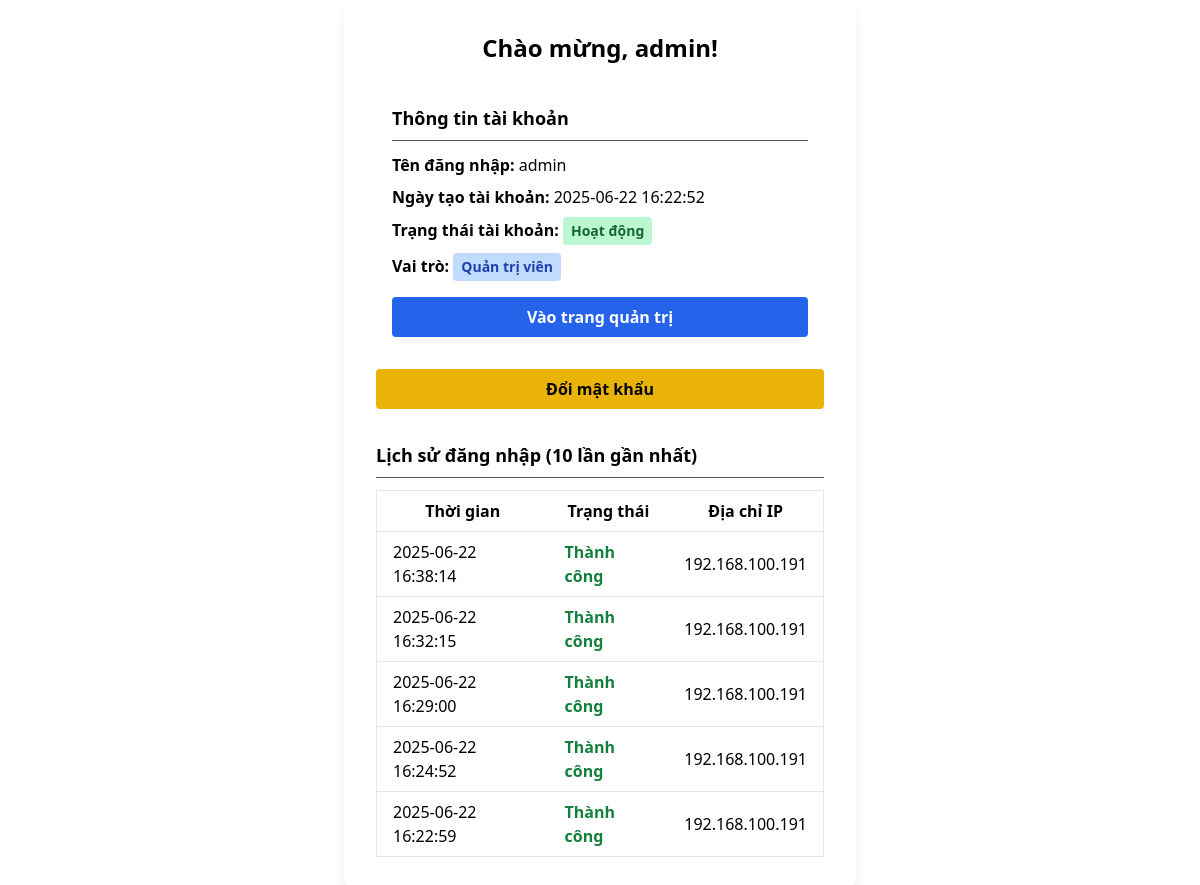
Page /dashboard (signed in) on the earlier database version.
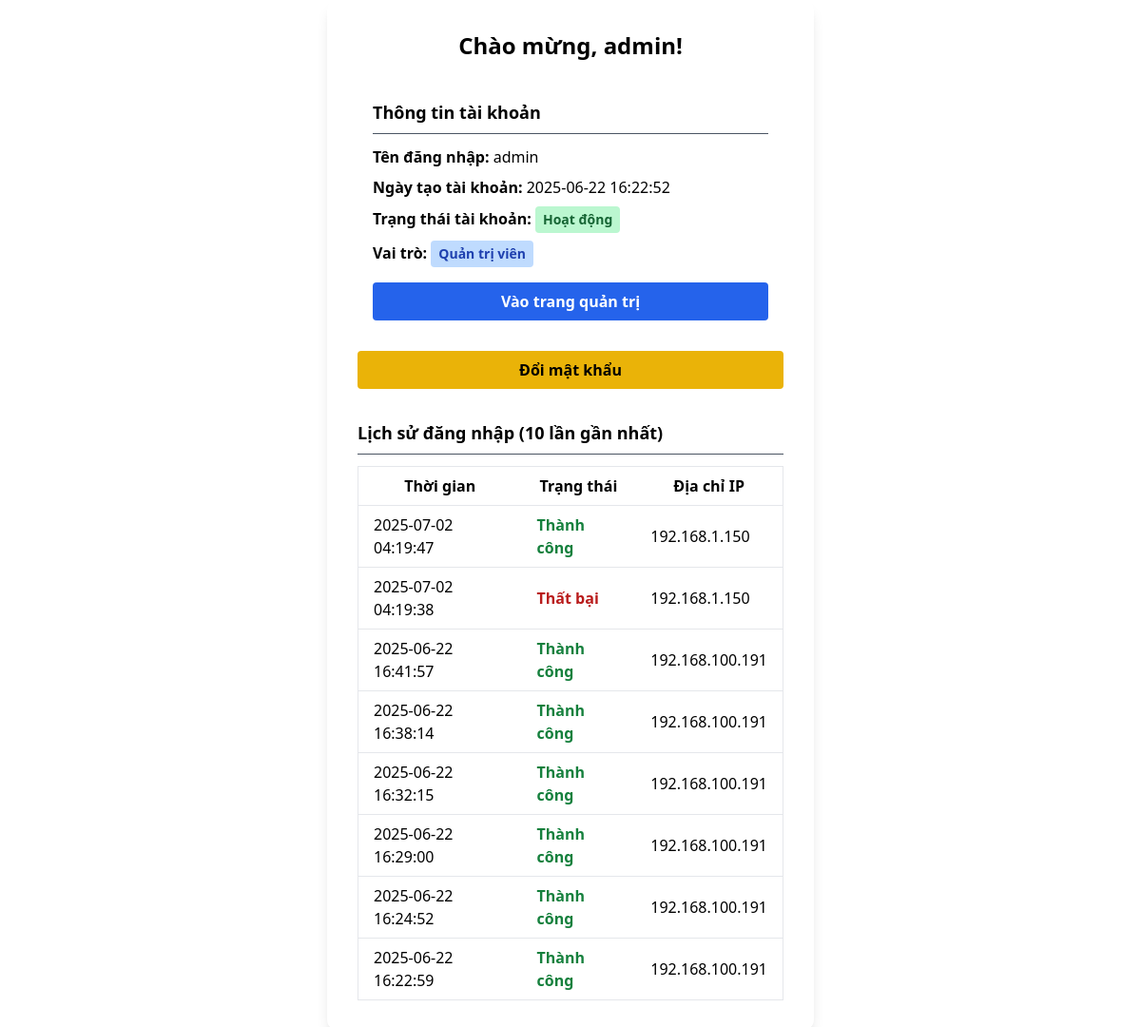
Same page on the later database version.
### app.py (models this page shows)
class LoginLog(db.Model):
    id = db.Column(db.Integer, primary_key=True)
    username = db.Column(db.String(50), nullable=False)
    success = db.Column(db.Boolean, default=False)
    timestamp = db.Column(db.DateTime, default=datetime.utcnow)
    ip_address = db.Column(db.String(50))

### app.py (the view)
@app.route('/dashboard')
@login_required
def dashboard():
    user = User.query.filter_by(username=session['username']).first()
    login_logs = LoginLog.query.filter_by(username=user.username).order_by(LoginLog.timestamp.desc()).limit(10).all()
    return render_template('dashboard.html', user=user, login_logs=login_logs)

### app.py (called while the page is built)
def login_required(f):
    @wraps(f)
    def decorated(*args, **kwargs):
        if 'username' not in session:
            flash('Vui lòng đăng nhập.', 'danger')
            return redirect(url_for('login'))
        return f(*args, **kwargs)
    return decorated

### templates/dashboard.html (shortened to what this page needs)
<!DOCTYPE html>
<html lang="en">
<head>
  <script src="https://cdn.tailwindcss.com"></script>
</head>
<body class="bg-white text-black min-h-screen flex items-center justify-center">
  <div class="bg-grey-900 p-8 rounded-xl shadow-lg max-w-lg w-full">
    <h2 class="text-2xl font-bold text-center mb-6">Chào mừng, {{ user.username }}!</h2>
    <div class="bg-grey-800 rounded-xl p-4">
      <h3 class="text-lg font-semibold mb-3 border-b border-gray-600 pb-2">Thông tin tài khoản</h3>
      <p class="mb-2"><strong>Tên đăng nhập:</strong> {{ user.username }}</p>
      <p class="mb-2"><strong>Ngày tạo tài khoản:</strong> {{ user.created_at.strftime('%Y-%m-%d %H:%M:%S') }}</p>
      <p class="mb-2"><strong>Trạng thái tài khoản:</strong>
        {% if user.is_locked %}
        <span class="inline-block px-2 py-1 text-sm font-semibold text-red-800 bg-red-200 rounded">Bị khóa</span>
        {% else %}
        <span class="inline-block px-2 py-1 text-sm font-semibold text-green-800 bg-green-200 rounded">Hoạt động</span>
        {% endif %}
      </p>
      {% if user.is_admin %}
      <p class="mb-2"><strong>Vai trò:</strong>
        <span
          class="inline-block px-2 py-1 text-sm font-semibold text-blue-800 bg-blue-200 rounded">Quản trị viên</span>
      </p>
      <a href="{{ url_for('admin_dashboard') }}"
        class="mt-2 inline-block w-full text-center bg-blue-600 hover:bg-blue-700 text-white font-semibold py-2 px-4 rounded transition">
        Vào trang quản trị
      </a>
      {% endif %}
    </div>
    <div class="mt-4">
      <a href="{{ url_for('change_password') }}"
        class="w-full inline-block text-center bg-yellow-500 hover:bg-yellow-600 text-black font-semibold py-2 px-4 rounded transition">
        Đổi mật khẩu
      </a>
    </div>
    <div class="mt-8">
      <h3 class="text-lg font-semibold mb-3 border-b border-gray-600 pb-2">Lịch sử đăng nhập (10 lần gần nhất)</h3>
      <div class="overflow-x-auto">
        <table class="min-w-full bg-white border border-gray-200 rounded">
          <thead>
            <tr>
              <th class="px-4 py-2 border-b">Thời gian</th>
              <th class="px-4 py-2 border-b">Trạng thái</th>
              <th class="px-4 py-2 border-b">Địa chỉ IP</th>
            </tr>
          </thead>
          <tbody>
            {% for log in login_logs %}
            <tr>
              <td class="px-4 py-2 border-b">{{ log.timestamp.strftime('%Y-%m-%d %H:%M:%S') }}</td>
              <td class="px-4 py-2 border-b">
                {% if log.success %}
                <span class="text-green-700 font-semibold">Thành công</span>
                {% else %}
                <span class="text-red-700 font-semibold">Thất bại</span>
                {% endif %}
              </td>
              <td class="px-4 py-2 border-b">{{ log.ip_address }}</td>
            </tr>
            {% endfor %}
          </tbody>
        </table>
      </div>
    </div>
  </div>
</body>
</html>

Differences in the rows shown:
added LoginLog: timestamp "2025-07-02 04:19:47", success "Thành công", ip_address "192.168.1.150"
added LoginLog: timestamp "2025-07-02 04:19:38", success "Thất bại", ip_address "192.168.1.150"
added LoginLog: timestamp "2025-06-22 16:41:57", success "Thành công", ip_address "192.168.100.191"
